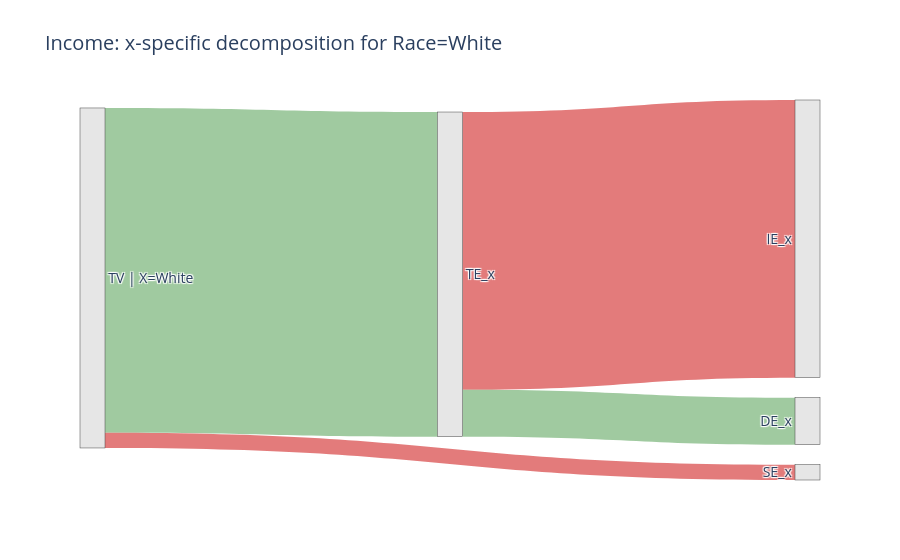
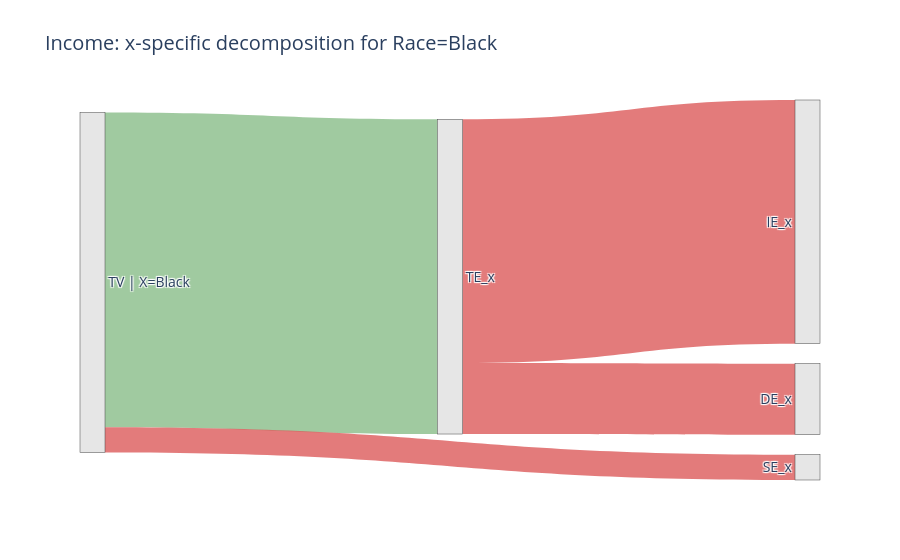

These figures' notebook cell, in order:
### Code cell
plot_xspecific_sankey_percent(
    te_x=te_x,
    se_x=se_x,
    ie_x=ie_x,
    de_x=de_x,
    x_label="White",         
    exposure_name="Race",
    outcome_name="Income",
)




plot_xspecific_sankey_percent(
    te_x=te_x0,
    se_x=se_x0,
    ie_x=ie_x0,
    de_x=de_x0,
    x_label="Black",
    exposure_name="Race",
    outcome_name="Income",
)

### Figure 1 — Plotly figure (JSON) as saved in the notebook; plotly's stock layout.template omitted (floating-point values rounded to 4 significant figures)
{"data": [{"arrangement": "snap", "link": {"color": ["rgba(120,180,120,0.7)", "rgba(220,90,90,0.8)", "rgba(220,90,90,0.8)", "rgba(120,180,120,0.7)"], "label": ["TV | X=White → TE_x<br>effect_x = +0.1008<br>share ≈ 95.5% of |TV_x| (positive)", "TV | X=White → SE_x<br>effect_x = -0.0047<br>share ≈ 4.5% of |TV_x| (negative)", "TE_x → IE_x<br>effect_x = -0.0862<br>share ≈ 81.7% of |TV_x| (negative)", "TE_x → DE_x<br>effect_x = +0.0146<br>share ≈ 13.8% of |TV_x| (positive)<br>path: Race→Income"], "source": [4, 4, 3, 3], "target": [3, 2, 1, 0], "value": [95.5, 4.498, 81.68, 13.82]}, "node": {"color": ["rgba(230,230,230,1)", "rgba(230,230,230,1)", "rgba(230,230,230,1)", "rgba(230,230,230,1)", "rgba(230,230,230,1)"], "label": ["DE_x", "IE_x", "SE_x", "TE_x", "TV | X=White"], "line": {"width": 0.5}, "pad": 20, "thickness": 25}, "type": "sankey"}], "layout": {"font": {"size": 14}, "title": {"text": "Income: x-specific decomposition for Race=White"}}}

### Figure 2 — Plotly figure (JSON) as saved in the notebook; plotly's stock layout.template omitted (floating-point values rounded to 4 significant figures)
{"data": [{"arrangement": "snap", "link": {"color": ["rgba(120,180,120,0.7)", "rgba(220,90,90,0.8)", "rgba(220,90,90,0.8)", "rgba(220,90,90,0.8)"], "label": ["TV | X=Black → TE_x<br>effect_x = +0.0590<br>share ≈ 92.6% of |TV_x| (positive)", "TV | X=Black → SE_x<br>effect_x = -0.0047<br>share ≈ 7.4% of |TV_x| (negative)", "TE_x → IE_x<br>effect_x = -0.0833<br>share ≈ 71.7% of |TV_x| (negative)", "TE_x → DE_x<br>effect_x = -0.0243<br>share ≈ 20.9% of |TV_x| (negative)<br>path: Race→Income"], "source": [4, 4, 3, 3], "target": [3, 2, 1, 0], "value": [92.56, 7.442, 71.66, 20.9]}, "node": {"color": ["rgba(230,230,230,1)", "rgba(230,230,230,1)", "rgba(230,230,230,1)", "rgba(230,230,230,1)", "rgba(230,230,230,1)"], "label": ["DE_x", "IE_x", "SE_x", "TE_x", "TV | X=Black"], "line": {"width": 0.5}, "pad": 20, "thickness": 25}, "type": "sankey"}], "layout": {"font": {"size": 14}, "title": {"text": "Income: x-specific decomposition for Race=Black"}}}
